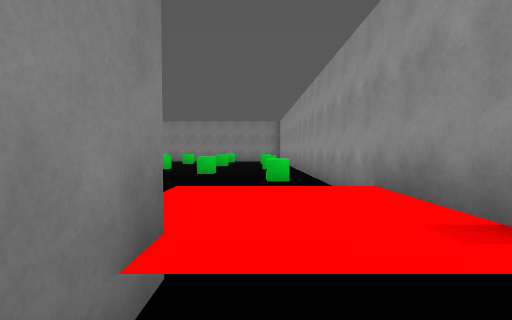
view 1 (above)

24 first-person views from a walk through a scene from a Unity 3-D project. The camera is 1.4 m above the floor, tilts 2° down and sees 85° across. The floor is counted in squares, 2 m on a side. Each view is taken from the middle of a square. On the plan, view 1 faces up. The plan holds only what a view shows up to about 9 squares ahead; the rest is blank. The player character is not drawn.

view 2
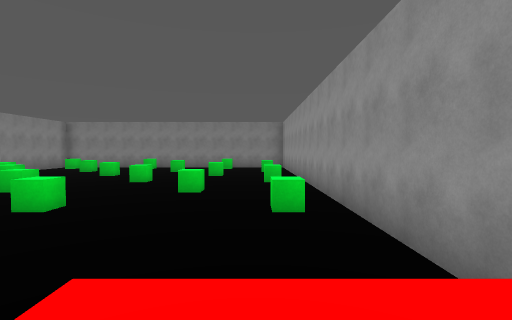

view 3
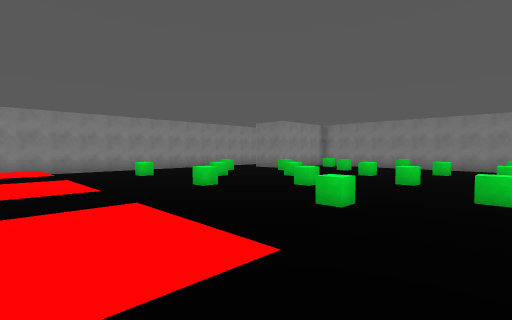

view 4
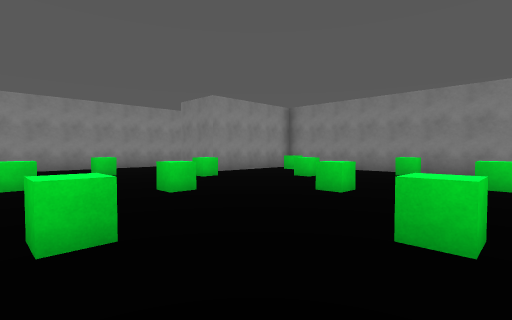

view 5
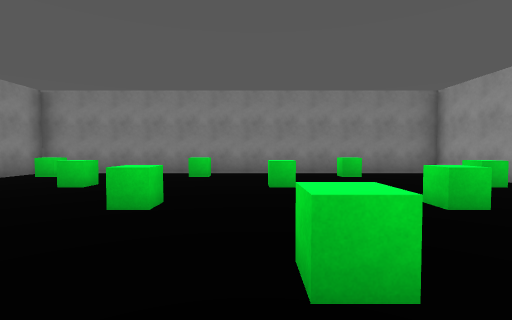

view 6
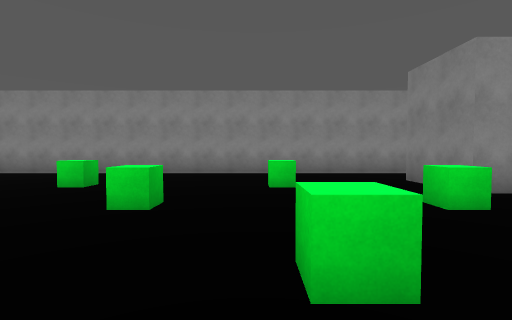

view 7
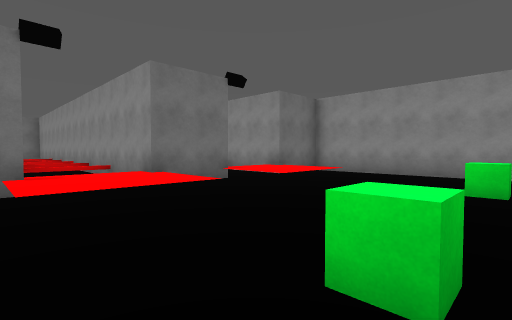

view 8
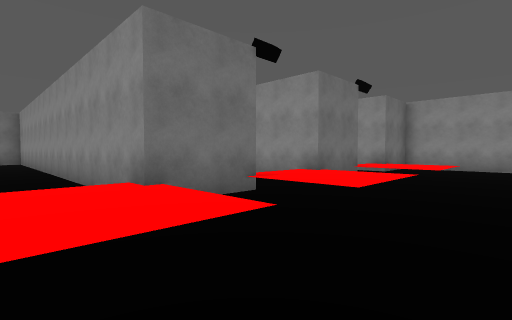

view 9
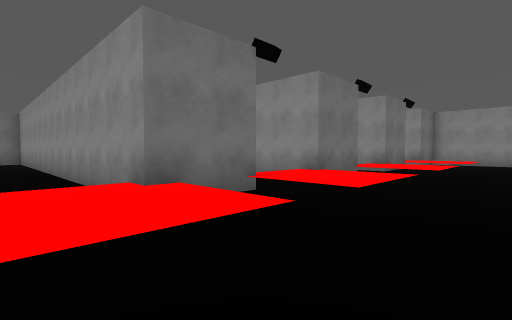

view 10
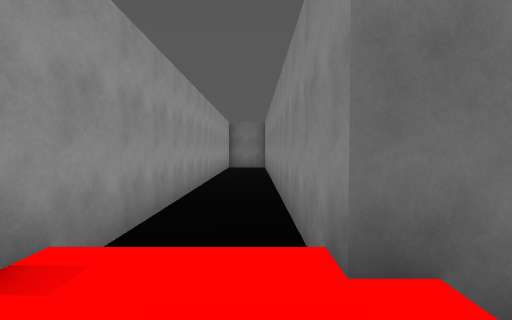

view 11
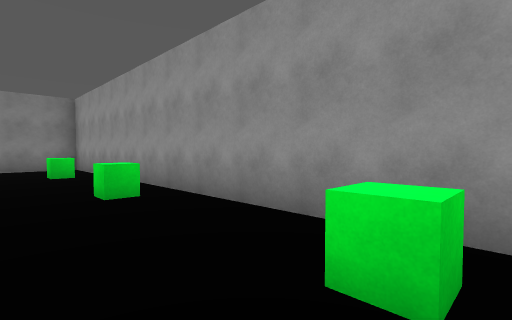

view 12
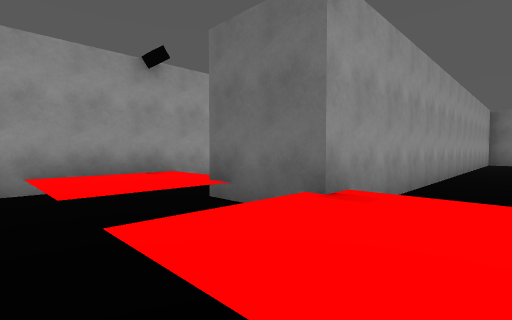

view 13
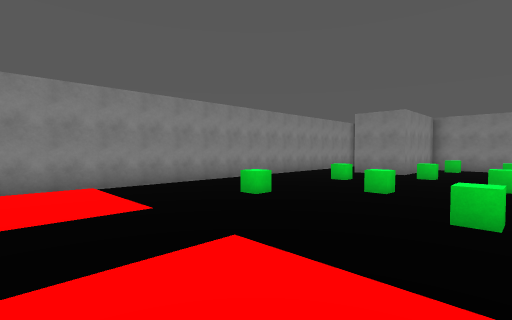

view 14
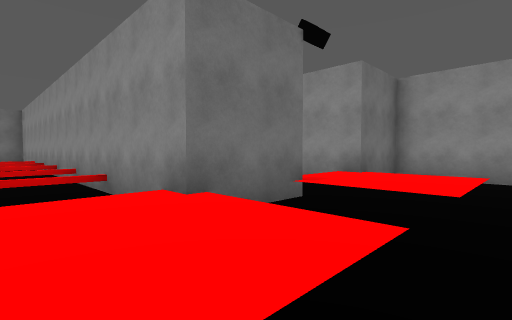

view 15
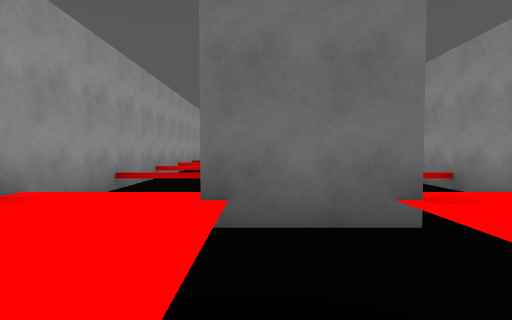

view 16
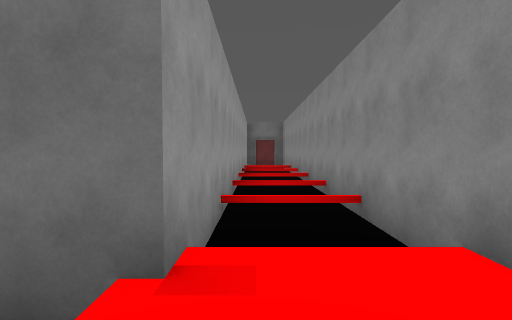

view 17
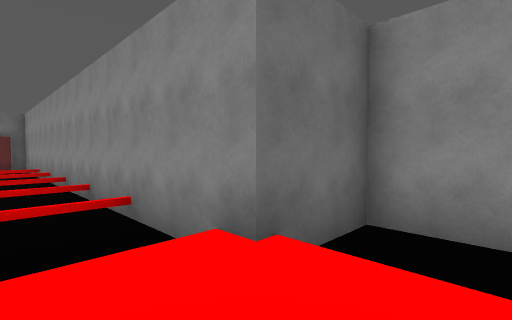

view 18
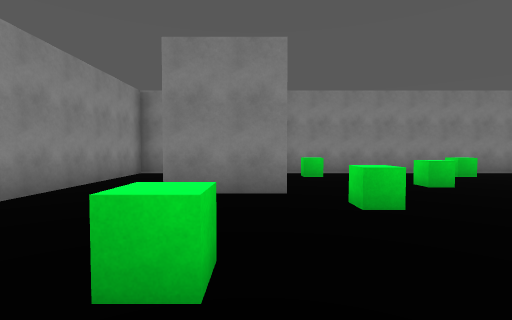

view 19
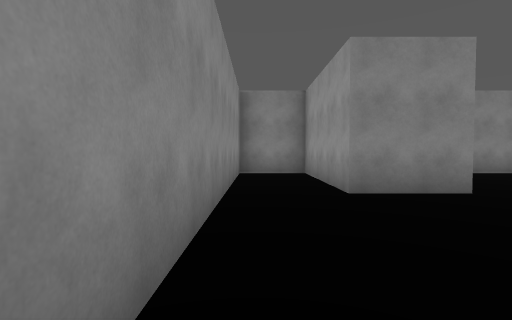

view 20
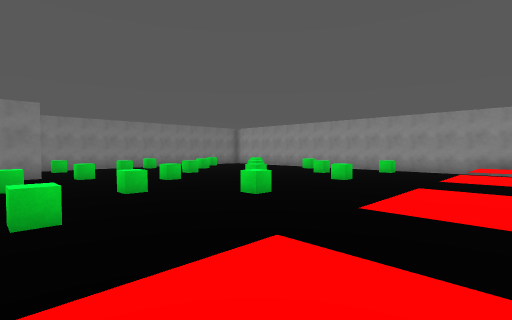

view 21
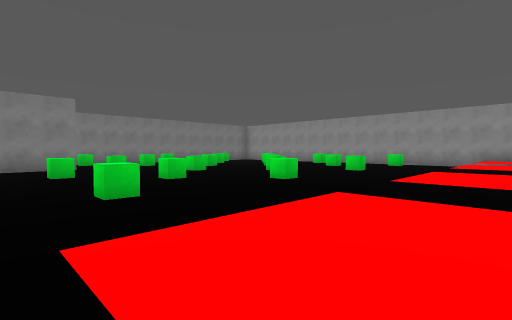

view 22
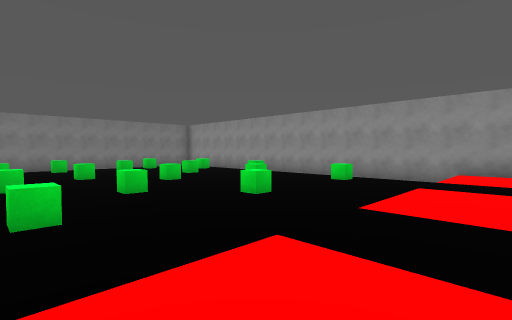

view 23
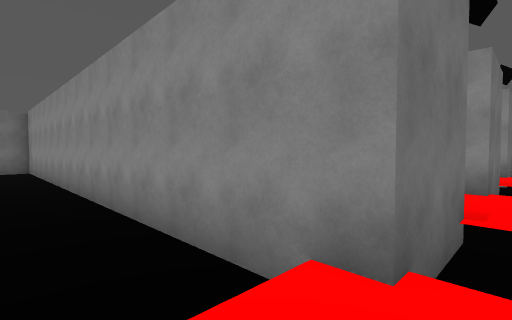

view 24
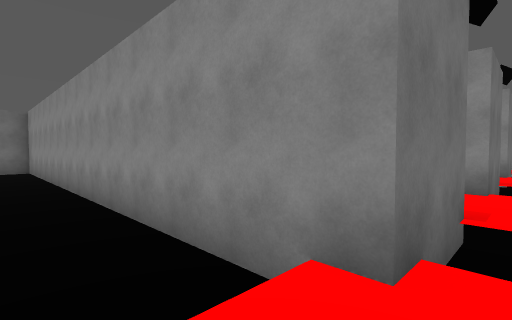

### Floor plan
Key: @ floor where view 1 was taken; # wall or solid block; . main floor; : floor 0.5 m higher than the main floor; / step, stairs or slope; = window, fence, low wall or low ledge; C green cube.
Columns run from 15 left of view 1 to 2 right of it. Each row starts with its distance up from view 1.
 18 ##################
 17 #..##.C...C. .C..#
 16 #  ##..  ..  ..  #
 15 #  ##  .C  .C  .C#
 14 #. ##  ..  .. ...#
 13 #.  ..C  .C...C  #
 12 #.   ... ......  #
 11 #  .C...C  .C  .C#
 10 #......... ..  ..#
  9 #.  ..C  .C. .C  #
  8 #.   ..  .. ...  #
  7 #. .C  .C. .C  .C#
  6 #  ..  ..  .. ...#
  5 #  .        .   .#
  4 #................#
  3 #./:://:://:://::#
  2 #./:://:://:://::#
  1 ###//##//##//##//#
  0   #..##  ##..##@.#
 -1   #=###=###..##..#
 -2   # ###.###  ##  #
 -3   #=###=###  ##  #
 -4   # ### ###  ##  #
 -5   #=###=###  ##  #
 -6   #.###   #  ##  #
 -7   #=###=  #  ##
 -8   #       #   #
 -9           #   #

Where each view was taken, in squares from view 1:
view 1: 0 up, 0 right, facing up
view 2: 2 up, 0 right, facing up
view 3: 2 up, 1 left, facing up-left
view 4: 8 up, 3 left, facing up-left
view 5: 9 up, 4 left, facing up
view 6: 10 up, 6 left, facing left
view 7: 7 up, 6 left, facing down-left
view 8: 5 up, 3 left, facing down-left
view 9: 5 up, 1 right, facing down-left
view 10: 3 up, 0 right, facing down
view 11: 6 up, 1 left, facing up-right
view 12: 4 up, 4 left, facing down-right
view 13: 2 up, 7 left, facing up-left
view 14: 4 up, 7 left, facing down-left
view 15: 4 up, 9 left, facing down
view 16: 3 up, 11 left, facing down
view 17: 3 up, 11 left, facing down-left
view 18: 9 up, 11 left, facing up
view 19: 9 up, 14 left, facing up
view 20: 2 up, 12 left, facing up-right
view 21: 2 up, 13 left, facing up-right
view 22: 2 up, 8 left, facing up-right
view 23: 2 up, 3 left, facing down-left
view 24: 2 up, 1 right, facing down-left
